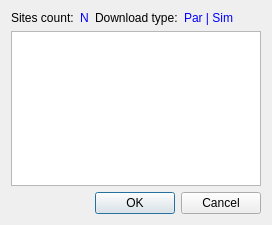
<?xml version="1.0" encoding="UTF-8"?>
<ui version="4.0">
 <class>EWASendStatisticDlgUi</class>
 <widget class="QDialog" name="EWASendStatisticDlgUi">
  <property name="geometry">
   <rect>
    <x>0</x>
    <y>0</y>
    <width>252</width>
    <height>225</height>
   </rect>
  </property>
  <property name="windowTitle">
   <string>Send Statistics</string>
  </property>
  <layout class="QGridLayout" name="gridLayout">
   <item row="0" column="0">
    <layout class="QHBoxLayout" name="horizontalLayout">
     <item>
      <widget class="QLabel" name="label">
       <property name="text">
        <string>Sites count:</string>
       </property>
      </widget>
     </item>
     <item>
      <widget class="QLabel" name="pCountLabel">
       <property name="palette">
        <palette>
         <active>
          <colorrole role="WindowText">
           <brush brushstyle="SolidPattern">
            <color alpha="255">
             <red>0</red>
             <green>0</green>
             <blue>255</blue>
            </color>
           </brush>
          </colorrole>
         </active>
         <inactive>
          <colorrole role="WindowText">
           <brush brushstyle="SolidPattern">
            <color alpha="255">
             <red>0</red>
             <green>0</green>
             <blue>255</blue>
            </color>
           </brush>
          </colorrole>
         </inactive>
         <disabled>
          <colorrole role="WindowText">
           <brush brushstyle="SolidPattern">
            <color alpha="255">
             <red>112</red>
             <green>111</green>
             <blue>113</blue>
            </color>
           </brush>
          </colorrole>
         </disabled>
        </palette>
       </property>
       <property name="text">
        <string>N</string>
       </property>
      </widget>
     </item>
    </layout>
   </item>
   <item row="0" column="1">
    <layout class="QHBoxLayout" name="horizontalLayout_2">
     <item>
      <widget class="QLabel" name="label_2">
       <property name="text">
        <string>Download type:</string>
       </property>
      </widget>
     </item>
     <item>
      <widget class="QLabel" name="pTypeLabel">
       <property name="palette">
        <palette>
         <active>
          <colorrole role="WindowText">
           <brush brushstyle="SolidPattern">
            <color alpha="255">
             <red>0</red>
             <green>0</green>
             <blue>255</blue>
            </color>
           </brush>
          </colorrole>
         </active>
         <inactive>
          <colorrole role="WindowText">
           <brush brushstyle="SolidPattern">
            <color alpha="255">
             <red>0</red>
             <green>0</green>
             <blue>255</blue>
            </color>
           </brush>
          </colorrole>
         </inactive>
         <disabled>
          <colorrole role="WindowText">
           <brush brushstyle="SolidPattern">
            <color alpha="255">
             <red>112</red>
             <green>111</green>
             <blue>113</blue>
            </color>
           </brush>
          </colorrole>
         </disabled>
        </palette>
       </property>
       <property name="text">
        <string>Par | Sim</string>
       </property>
      </widget>
     </item>
    </layout>
   </item>
   <item row="2" column="1">
    <widget class="QDialogButtonBox" name="buttonBox">
     <property name="orientation">
      <enum>Qt::Horizontal</enum>
     </property>
     <property name="standardButtons">
      <set>QDialogButtonBox::Cancel|QDialogButtonBox::Ok</set>
     </property>
    </widget>
   </item>
   <item row="1" column="0" colspan="2">
    <widget class="EWAStatisticModelView" name="sitesView">
     <property name="editTriggers">
      <set>QAbstractItemView::NoEditTriggers</set>
     </property>
     <property name="showDropIndicator" stdset="0">
      <bool>false</bool>
     </property>
     <property name="alternatingRowColors">
      <bool>true</bool>
     </property>
     <property name="selectionMode">
      <enum>QAbstractItemView::NoSelection</enum>
     </property>
     <property name="selectionBehavior">
      <enum>QAbstractItemView::SelectRows</enum>
     </property>
     <property name="iconSize">
      <size>
       <width>16</width>
       <height>16</height>
      </size>
     </property>
     <property name="textElideMode">
      <enum>Qt::ElideMiddle</enum>
     </property>
     <property name="cornerButtonEnabled">
      <bool>false</bool>
     </property>
     <attribute name="horizontalHeaderShowSortIndicator" stdset="0">
      <bool>false</bool>
     </attribute>
     <attribute name="horizontalHeaderShowSortIndicator" stdset="0">
      <bool>false</bool>
     </attribute>
    </widget>
   </item>
  </layout>
 </widget>
 <customwidgets>
  <customwidget>
   <class>EWAStatisticModelView</class>
   <extends>QTableWidget</extends>
   <header>ewa_statisticmodelview.h</header>
  </customwidget>
 </customwidgets>
 <resources/>
 <connections>
  <connection>
   <sender>buttonBox</sender>
   <signal>accepted()</signal>
   <receiver>EWASendStatisticDlgUi</receiver>
   <slot>accept()</slot>
   <hints>
    <hint type="sourcelabel">
     <x>248</x>
     <y>254</y>
    </hint>
    <hint type="destinationlabel">
     <x>157</x>
     <y>274</y>
    </hint>
   </hints>
  </connection>
  <connection>
   <sender>buttonBox</sender>
   <signal>rejected()</signal>
   <receiver>EWASendStatisticDlgUi</receiver>
   <slot>reject()</slot>
   <hints>
    <hint type="sourcelabel">
     <x>316</x>
     <y>260</y>
    </hint>
    <hint type="destinationlabel">
     <x>286</x>
     <y>274</y>
    </hint>
   </hints>
  </connection>
 </connections>
</ui>
